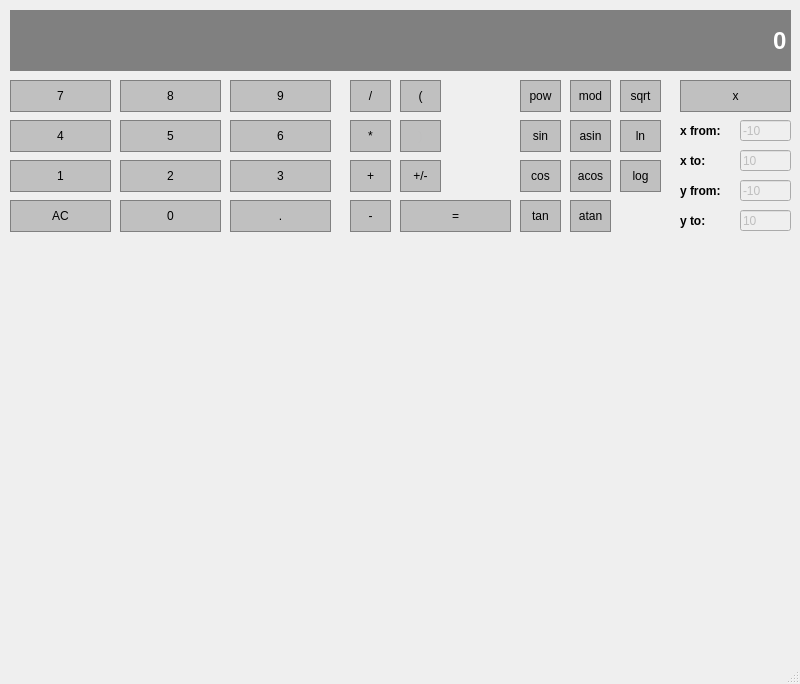
<?xml version="1.0" encoding="UTF-8"?>
<ui version="4.0">
 <class>calc</class>
 <widget class="QMainWindow" name="calc">
  <property name="geometry">
   <rect>
    <x>0</x>
    <y>0</y>
    <width>800</width>
    <height>684</height>
   </rect>
  </property>
  <property name="font">
   <font>
    <kerning>true</kerning>
   </font>
  </property>
  <property name="windowTitle">
   <string>calc</string>
  </property>
  <widget class="QWidget" name="centralwidget">
   <widget class="QLineEdit" name="Display">
    <property name="enabled">
     <bool>false</bool>
    </property>
    <property name="geometry">
     <rect>
      <x>10</x>
      <y>10</y>
      <width>781</width>
      <height>61</height>
     </rect>
    </property>
    <property name="sizePolicy">
     <sizepolicy hsizetype="Preferred" vsizetype="Expanding">
      <horstretch>0</horstretch>
      <verstretch>0</verstretch>
     </sizepolicy>
    </property>
    <property name="font">
     <font>
      <family>Arial</family>
      <pointsize>18</pointsize>
      <weight>75</weight>
      <bold>true</bold>
      <kerning>true</kerning>
     </font>
    </property>
    <property name="styleSheet">
     <string notr="true">QLineEdit {
	background-color: gray;
	border: 1px solid gray;
	color: #ffffff;
}</string>
    </property>
    <property name="text">
     <string>0</string>
    </property>
    <property name="alignment">
     <set>Qt::AlignRight|Qt::AlignTrailing|Qt::AlignVCenter</set>
    </property>
   </widget>
   <widget class="QPushButton" name="Button7">
    <property name="geometry">
     <rect>
      <x>10</x>
      <y>80</y>
      <width>101</width>
      <height>32</height>
     </rect>
    </property>
    <property name="styleSheet">
     <string notr="true">QPushButton {
	background-color: #C0C0C0;
	border: 1px solid gray;
	padding: 5px;
}

QPushButton:pressed {
	background-color: #A9A9A9;
	border: 1px solid gray;
	padding: 5px;
}</string>
    </property>
    <property name="text">
     <string>7</string>
    </property>
    <property name="shortcut">
     <string>7</string>
    </property>
    <attribute name="buttonGroup">
     <string notr="true">buttonGroupNumbers</string>
    </attribute>
   </widget>
   <widget class="QPushButton" name="Button8">
    <property name="geometry">
     <rect>
      <x>120</x>
      <y>80</y>
      <width>101</width>
      <height>32</height>
     </rect>
    </property>
    <property name="styleSheet">
     <string notr="true">QPushButton {
	background-color: #C0C0C0;
	border: 1px solid gray;
	padding: 5px;
}

QPushButton:pressed {
	background-color: #A9A9A9;
	border: 1px solid gray;
	padding: 5px;
}</string>
    </property>
    <property name="text">
     <string>8</string>
    </property>
    <property name="shortcut">
     <string>8</string>
    </property>
    <attribute name="buttonGroup">
     <string notr="true">buttonGroupNumbers</string>
    </attribute>
   </widget>
   <widget class="QPushButton" name="Button9">
    <property name="geometry">
     <rect>
      <x>230</x>
      <y>80</y>
      <width>101</width>
      <height>32</height>
     </rect>
    </property>
    <property name="styleSheet">
     <string notr="true">QPushButton {
	background-color: #C0C0C0;
	border: 1px solid gray;
	padding: 5px;
}

QPushButton:pressed {
	background-color: #A9A9A9;
	border: 1px solid gray;
	padding: 5px;
}</string>
    </property>
    <property name="text">
     <string>9</string>
    </property>
    <property name="shortcut">
     <string>9</string>
    </property>
    <attribute name="buttonGroup">
     <string notr="true">buttonGroupNumbers</string>
    </attribute>
   </widget>
   <widget class="QPushButton" name="Buttonsin">
    <property name="geometry">
     <rect>
      <x>520</x>
      <y>120</y>
      <width>41</width>
      <height>32</height>
     </rect>
    </property>
    <property name="styleSheet">
     <string notr="true">QPushButton {
	background-color: #C0C0C0;
	border: 1px solid gray;
	padding: 5px;
}

QPushButton:pressed {
	background-color: #A9A9A9;
	border: 1px solid gray;
	padding: 5px;
}</string>
    </property>
    <property name="text">
     <string>sin</string>
    </property>
   </widget>
   <widget class="QPushButton" name="Buttondiv">
    <property name="geometry">
     <rect>
      <x>350</x>
      <y>80</y>
      <width>41</width>
      <height>32</height>
     </rect>
    </property>
    <property name="styleSheet">
     <string notr="true">QPushButton {
	background-color: #C0C0C0;
	border: 1px solid gray;
	padding: 5px;
}

QPushButton:pressed {
	background-color: #A9A9A9;
	border: 1px solid gray;
	padding: 5px;
}</string>
    </property>
    <property name="text">
     <string>/</string>
    </property>
    <property name="shortcut">
     <string>/</string>
    </property>
   </widget>
   <widget class="QPushButton" name="Button4">
    <property name="geometry">
     <rect>
      <x>10</x>
      <y>120</y>
      <width>101</width>
      <height>32</height>
     </rect>
    </property>
    <property name="styleSheet">
     <string notr="true">QPushButton {
	background-color: #C0C0C0;
	border: 1px solid gray;
	padding: 5px;
}

QPushButton:pressed {
	background-color: #A9A9A9;
	border: 1px solid gray;
	padding: 5px;
}</string>
    </property>
    <property name="text">
     <string>4</string>
    </property>
    <property name="shortcut">
     <string>4</string>
    </property>
    <attribute name="buttonGroup">
     <string notr="true">buttonGroupNumbers</string>
    </attribute>
   </widget>
   <widget class="QPushButton" name="Button6">
    <property name="geometry">
     <rect>
      <x>230</x>
      <y>120</y>
      <width>101</width>
      <height>32</height>
     </rect>
    </property>
    <property name="styleSheet">
     <string notr="true">QPushButton {
	background-color: #C0C0C0;
	border: 1px solid gray;
	padding: 5px;
}

QPushButton:pressed {
	background-color: #A9A9A9;
	border: 1px solid gray;
	padding: 5px;
}</string>
    </property>
    <property name="text">
     <string>6</string>
    </property>
    <property name="shortcut">
     <string>6</string>
    </property>
    <attribute name="buttonGroup">
     <string notr="true">buttonGroupNumbers</string>
    </attribute>
   </widget>
   <widget class="QPushButton" name="Buttonmul">
    <property name="geometry">
     <rect>
      <x>350</x>
      <y>120</y>
      <width>41</width>
      <height>32</height>
     </rect>
    </property>
    <property name="styleSheet">
     <string notr="true">QPushButton {
	background-color: #C0C0C0;
	border: 1px solid gray;
	padding: 5px;
}

QPushButton:pressed {
	background-color: #A9A9A9;
	border: 1px solid gray;
	padding: 5px;
}</string>
    </property>
    <property name="text">
     <string>*</string>
    </property>
    <property name="shortcut">
     <string>*</string>
    </property>
   </widget>
   <widget class="QPushButton" name="Button5">
    <property name="geometry">
     <rect>
      <x>120</x>
      <y>120</y>
      <width>101</width>
      <height>32</height>
     </rect>
    </property>
    <property name="styleSheet">
     <string notr="true">QPushButton {
	background-color: #C0C0C0;
	border: 1px solid gray;
	padding: 5px;
}

QPushButton:pressed {
	background-color: #A9A9A9;
	border: 1px solid gray;
	padding: 5px;
}</string>
    </property>
    <property name="text">
     <string>5</string>
    </property>
    <property name="shortcut">
     <string>5</string>
    </property>
    <attribute name="buttonGroup">
     <string notr="true">buttonGroupNumbers</string>
    </attribute>
   </widget>
   <widget class="QPushButton" name="Buttoncos">
    <property name="geometry">
     <rect>
      <x>520</x>
      <y>160</y>
      <width>41</width>
      <height>32</height>
     </rect>
    </property>
    <property name="styleSheet">
     <string notr="true">QPushButton {
	background-color: #C0C0C0;
	border: 1px solid gray;
	padding: 5px;
}

QPushButton:pressed {
	background-color: #A9A9A9;
	border: 1px solid gray;
	padding: 5px;
}</string>
    </property>
    <property name="text">
     <string>cos</string>
    </property>
   </widget>
   <widget class="QPushButton" name="Button1">
    <property name="geometry">
     <rect>
      <x>10</x>
      <y>160</y>
      <width>101</width>
      <height>32</height>
     </rect>
    </property>
    <property name="styleSheet">
     <string notr="true">QPushButton {
	background-color: #C0C0C0;
	border: 1px solid gray;
	padding: 5px;
}

QPushButton:pressed {
	background-color: #A9A9A9;
	border: 1px solid gray;
	padding: 5px;
}</string>
    </property>
    <property name="text">
     <string>1</string>
    </property>
    <property name="shortcut">
     <string>1</string>
    </property>
    <property name="checkable">
     <bool>false</bool>
    </property>
    <attribute name="buttonGroup">
     <string notr="true">buttonGroupNumbers</string>
    </attribute>
   </widget>
   <widget class="QPushButton" name="Button3">
    <property name="geometry">
     <rect>
      <x>230</x>
      <y>160</y>
      <width>101</width>
      <height>32</height>
     </rect>
    </property>
    <property name="styleSheet">
     <string notr="true">QPushButton {
	background-color: #C0C0C0;
	border: 1px solid gray;
	padding: 5px;
}

QPushButton:pressed {
	background-color: #A9A9A9;
	border: 1px solid gray;
	padding: 5px;
}</string>
    </property>
    <property name="text">
     <string>3</string>
    </property>
    <property name="shortcut">
     <string>3</string>
    </property>
    <attribute name="buttonGroup">
     <string notr="true">buttonGroupNumbers</string>
    </attribute>
   </widget>
   <widget class="QPushButton" name="Buttonadd">
    <property name="geometry">
     <rect>
      <x>350</x>
      <y>160</y>
      <width>41</width>
      <height>32</height>
     </rect>
    </property>
    <property name="styleSheet">
     <string notr="true">QPushButton {
	background-color: #C0C0C0;
	border: 1px solid gray;
	padding: 5px;
}

QPushButton:pressed {
	background-color: #A9A9A9;
	border: 1px solid gray;
	padding: 5px;
}</string>
    </property>
    <property name="text">
     <string>+</string>
    </property>
    <property name="shortcut">
     <string>+</string>
    </property>
   </widget>
   <widget class="QPushButton" name="Button2">
    <property name="geometry">
     <rect>
      <x>120</x>
      <y>160</y>
      <width>101</width>
      <height>32</height>
     </rect>
    </property>
    <property name="styleSheet">
     <string notr="true">QPushButton {
	background-color: #C0C0C0;
	border: 1px solid gray;
	padding: 5px;
}

QPushButton:pressed {
	background-color: #A9A9A9;
	border: 1px solid gray;
	padding: 5px;
}</string>
    </property>
    <property name="text">
     <string>2</string>
    </property>
    <property name="shortcut">
     <string>2</string>
    </property>
    <attribute name="buttonGroup">
     <string notr="true">buttonGroupNumbers</string>
    </attribute>
   </widget>
   <widget class="QPushButton" name="Buttontan">
    <property name="geometry">
     <rect>
      <x>520</x>
      <y>200</y>
      <width>41</width>
      <height>32</height>
     </rect>
    </property>
    <property name="styleSheet">
     <string notr="true">QPushButton {
	background-color: #C0C0C0;
	border: 1px solid gray;
	padding: 5px;
}

QPushButton:pressed {
	background-color: #A9A9A9;
	border: 1px solid gray;
	padding: 5px;
}</string>
    </property>
    <property name="text">
     <string>tan</string>
    </property>
   </widget>
   <widget class="QPushButton" name="ButtonAC">
    <property name="geometry">
     <rect>
      <x>10</x>
      <y>200</y>
      <width>101</width>
      <height>32</height>
     </rect>
    </property>
    <property name="styleSheet">
     <string notr="true">QPushButton {
	background-color: #C0C0C0;
	border: 1px solid gray;
	padding: 5px;
}

QPushButton:pressed {
	background-color: #A9A9A9;
	border: 1px solid gray;
	padding: 5px;
}</string>
    </property>
    <property name="text">
     <string>AC</string>
    </property>
    <property name="shortcut">
     <string>Esc</string>
    </property>
   </widget>
   <widget class="QPushButton" name="ButtonPoint">
    <property name="geometry">
     <rect>
      <x>230</x>
      <y>200</y>
      <width>101</width>
      <height>32</height>
     </rect>
    </property>
    <property name="styleSheet">
     <string notr="true">QPushButton {
	background-color: #C0C0C0;
	border: 1px solid gray;
	padding: 5px;
}

QPushButton:pressed {
	background-color: #A9A9A9;
	border: 1px solid gray;
	padding: 5px;
}</string>
    </property>
    <property name="text">
     <string>.</string>
    </property>
    <property name="shortcut">
     <string>.</string>
    </property>
   </widget>
   <widget class="QPushButton" name="Buttonsub">
    <property name="geometry">
     <rect>
      <x>350</x>
      <y>200</y>
      <width>41</width>
      <height>32</height>
     </rect>
    </property>
    <property name="styleSheet">
     <string notr="true">QPushButton {
	background-color: #C0C0C0;
	border: 1px solid gray;
	padding: 5px;
}

QPushButton:pressed {
	background-color: #A9A9A9;
	border: 1px solid gray;
	padding: 5px;
}</string>
    </property>
    <property name="text">
     <string>-</string>
    </property>
    <property name="shortcut">
     <string>-</string>
    </property>
   </widget>
   <widget class="QPushButton" name="Button0">
    <property name="geometry">
     <rect>
      <x>120</x>
      <y>200</y>
      <width>101</width>
      <height>32</height>
     </rect>
    </property>
    <property name="styleSheet">
     <string notr="true">QPushButton {
	background-color: #C0C0C0;
	border: 1px solid gray;
	padding: 5px;
}

QPushButton:pressed {
	background-color: #A9A9A9;
	border: 1px solid gray;
	padding: 5px;
}</string>
    </property>
    <property name="text">
     <string>0</string>
    </property>
    <property name="shortcut">
     <string>0</string>
    </property>
    <attribute name="buttonGroup">
     <string notr="true">buttonGroupNumbers</string>
    </attribute>
   </widget>
   <widget class="QPushButton" name="Buttoneq">
    <property name="geometry">
     <rect>
      <x>400</x>
      <y>200</y>
      <width>111</width>
      <height>32</height>
     </rect>
    </property>
    <property name="styleSheet">
     <string notr="true">QPushButton {
	background-color: #C0C0C0;
	border: 1px solid gray;
	padding: 5px;
}

QPushButton:pressed {
	background-color: #A9A9A9;
	border: 1px solid gray;
	padding: 5px;
}</string>
    </property>
    <property name="text">
     <string>=</string>
    </property>
    <property name="shortcut">
     <string>Return</string>
    </property>
   </widget>
   <widget class="QPushButton" name="Buttonln">
    <property name="geometry">
     <rect>
      <x>620</x>
      <y>120</y>
      <width>41</width>
      <height>32</height>
     </rect>
    </property>
    <property name="styleSheet">
     <string notr="true">QPushButton {
	background-color: #C0C0C0;
	border: 1px solid gray;
	padding: 5px;
}

QPushButton:pressed {
	background-color: #A9A9A9;
	border: 1px solid gray;
	padding: 5px;
}</string>
    </property>
    <property name="text">
     <string>ln</string>
    </property>
   </widget>
   <widget class="QPushButton" name="Buttonopen">
    <property name="geometry">
     <rect>
      <x>400</x>
      <y>80</y>
      <width>41</width>
      <height>32</height>
     </rect>
    </property>
    <property name="styleSheet">
     <string notr="true">QPushButton {
	background-color: #C0C0C0;
	border: 1px solid gray;
	padding: 5px;
}

QPushButton:pressed {
	background-color: #A9A9A9;
	border: 1px solid gray;
	padding: 5px;
}</string>
    </property>
    <property name="text">
     <string>(</string>
    </property>
    <property name="shortcut">
     <string>(</string>
    </property>
   </widget>
   <widget class="QPushButton" name="Buttonclose">
    <property name="enabled">
     <bool>false</bool>
    </property>
    <property name="geometry">
     <rect>
      <x>400</x>
      <y>120</y>
      <width>41</width>
      <height>32</height>
     </rect>
    </property>
    <property name="styleSheet">
     <string notr="true">QPushButton {
	background-color: #C0C0C0;
	border: 1px solid gray;
	padding: 5px;
}

QPushButton:pressed {
	background-color: #A9A9A9;
	border: 1px solid gray;
	padding: 5px;
}</string>
    </property>
    <property name="text">
     <string>)</string>
    </property>
    <property name="shortcut">
     <string>)</string>
    </property>
   </widget>
   <widget class="QPushButton" name="Buttonpow">
    <property name="geometry">
     <rect>
      <x>520</x>
      <y>80</y>
      <width>41</width>
      <height>32</height>
     </rect>
    </property>
    <property name="styleSheet">
     <string notr="true">QPushButton {
	background-color: #C0C0C0;
	border: 1px solid gray;
	padding: 5px;
}

QPushButton:pressed {
	background-color: #A9A9A9;
	border: 1px solid gray;
	padding: 5px;
}</string>
    </property>
    <property name="text">
     <string>pow</string>
    </property>
    <property name="shortcut">
     <string>^</string>
    </property>
   </widget>
   <widget class="QPushButton" name="Buttonx">
    <property name="geometry">
     <rect>
      <x>680</x>
      <y>80</y>
      <width>111</width>
      <height>32</height>
     </rect>
    </property>
    <property name="styleSheet">
     <string notr="true">QPushButton {
	background-color: #C0C0C0;
	border: 1px solid gray;
	padding: 5px;
}

QPushButton:pressed {
	background-color: #A9A9A9;
	border: 1px solid gray;
	padding: 5px;
}</string>
    </property>
    <property name="text">
     <string>x</string>
    </property>
    <property name="shortcut">
     <string>X</string>
    </property>
   </widget>
   <widget class="QLineEdit" name="lineEdit">
    <property name="enabled">
     <bool>false</bool>
    </property>
    <property name="geometry">
     <rect>
      <x>740</x>
      <y>120</y>
      <width>51</width>
      <height>21</height>
     </rect>
    </property>
    <property name="text">
     <string>-10</string>
    </property>
   </widget>
   <widget class="QLineEdit" name="lineEdit_2">
    <property name="enabled">
     <bool>false</bool>
    </property>
    <property name="geometry">
     <rect>
      <x>740</x>
      <y>150</y>
      <width>51</width>
      <height>21</height>
     </rect>
    </property>
    <property name="text">
     <string>10</string>
    </property>
   </widget>
   <widget class="QLineEdit" name="lineEdit_3">
    <property name="enabled">
     <bool>false</bool>
    </property>
    <property name="geometry">
     <rect>
      <x>740</x>
      <y>180</y>
      <width>51</width>
      <height>21</height>
     </rect>
    </property>
    <property name="text">
     <string>-10</string>
    </property>
   </widget>
   <widget class="QLineEdit" name="lineEdit_4">
    <property name="enabled">
     <bool>false</bool>
    </property>
    <property name="geometry">
     <rect>
      <x>740</x>
      <y>210</y>
      <width>51</width>
      <height>21</height>
     </rect>
    </property>
    <property name="text">
     <string>10</string>
    </property>
   </widget>
   <widget class="QPushButton" name="Buttonsign">
    <property name="geometry">
     <rect>
      <x>400</x>
      <y>160</y>
      <width>41</width>
      <height>32</height>
     </rect>
    </property>
    <property name="styleSheet">
     <string notr="true">QPushButton {
	background-color: #C0C0C0;
	border: 1px solid gray;
	padding: 5px;
}

QPushButton:pressed {
	background-color: #A9A9A9;
	border: 1px solid gray;
	padding: 5px;
}</string>
    </property>
    <property name="text">
     <string>+/-</string>
    </property>
   </widget>
   <widget class="QPushButton" name="Buttonmod">
    <property name="geometry">
     <rect>
      <x>570</x>
      <y>80</y>
      <width>41</width>
      <height>32</height>
     </rect>
    </property>
    <property name="styleSheet">
     <string notr="true">QPushButton {
	background-color: #C0C0C0;
	border: 1px solid gray;
	padding: 5px;
}

QPushButton:pressed {
	background-color: #A9A9A9;
	border: 1px solid gray;
	padding: 5px;
}</string>
    </property>
    <property name="text">
     <string>mod</string>
    </property>
   </widget>
   <widget class="QPushButton" name="Buttonasin">
    <property name="geometry">
     <rect>
      <x>570</x>
      <y>120</y>
      <width>41</width>
      <height>32</height>
     </rect>
    </property>
    <property name="styleSheet">
     <string notr="true">QPushButton {
	background-color: #C0C0C0;
	border: 1px solid gray;
	padding: 5px;
}

QPushButton:pressed {
	background-color: #A9A9A9;
	border: 1px solid gray;
	padding: 5px;
}</string>
    </property>
    <property name="text">
     <string>asin</string>
    </property>
   </widget>
   <widget class="QPushButton" name="Buttonacos">
    <property name="geometry">
     <rect>
      <x>570</x>
      <y>160</y>
      <width>41</width>
      <height>32</height>
     </rect>
    </property>
    <property name="styleSheet">
     <string notr="true">QPushButton {
	background-color: #C0C0C0;
	border: 1px solid gray;
	padding: 5px;
}

QPushButton:pressed {
	background-color: #A9A9A9;
	border: 1px solid gray;
	padding: 5px;
}</string>
    </property>
    <property name="text">
     <string>acos</string>
    </property>
   </widget>
   <widget class="QPushButton" name="Buttonatan">
    <property name="geometry">
     <rect>
      <x>570</x>
      <y>200</y>
      <width>41</width>
      <height>32</height>
     </rect>
    </property>
    <property name="styleSheet">
     <string notr="true">QPushButton {
	background-color: #C0C0C0;
	border: 1px solid gray;
	padding: 5px;
}

QPushButton:pressed {
	background-color: #A9A9A9;
	border: 1px solid gray;
	padding: 5px;
}</string>
    </property>
    <property name="text">
     <string>atan</string>
    </property>
   </widget>
   <widget class="QPushButton" name="Buttonlog">
    <property name="geometry">
     <rect>
      <x>620</x>
      <y>160</y>
      <width>41</width>
      <height>32</height>
     </rect>
    </property>
    <property name="styleSheet">
     <string notr="true">QPushButton {
	background-color: #C0C0C0;
	border: 1px solid gray;
	padding: 5px;
}

QPushButton:pressed {
	background-color: #A9A9A9;
	border: 1px solid gray;
	padding: 5px;
}</string>
    </property>
    <property name="text">
     <string>log</string>
    </property>
   </widget>
   <widget class="QPushButton" name="Buttonsqrt">
    <property name="geometry">
     <rect>
      <x>620</x>
      <y>80</y>
      <width>41</width>
      <height>32</height>
     </rect>
    </property>
    <property name="styleSheet">
     <string notr="true">QPushButton {
	background-color: #C0C0C0;
	border: 1px solid gray;
	padding: 5px;
}

QPushButton:pressed {
	background-color: #A9A9A9;
	border: 1px solid gray;
	padding: 5px;
}</string>
    </property>
    <property name="text">
     <string>sqrt</string>
    </property>
   </widget>
   <widget class="QWidget" name="frame" native="true">
    <property name="geometry">
     <rect>
      <x>10</x>
      <y>240</y>
      <width>781</width>
      <height>391</height>
     </rect>
    </property>
   </widget>
   <widget class="QLabel" name="label">
    <property name="geometry">
     <rect>
      <x>680</x>
      <y>120</y>
      <width>51</width>
      <height>21</height>
     </rect>
    </property>
    <property name="font">
     <font>
      <weight>75</weight>
      <bold>true</bold>
      <kerning>true</kerning>
     </font>
    </property>
    <property name="text">
     <string>x from:</string>
    </property>
   </widget>
   <widget class="QLabel" name="label_2">
    <property name="geometry">
     <rect>
      <x>680</x>
      <y>150</y>
      <width>51</width>
      <height>21</height>
     </rect>
    </property>
    <property name="font">
     <font>
      <weight>75</weight>
      <bold>true</bold>
      <kerning>true</kerning>
     </font>
    </property>
    <property name="text">
     <string>x to:</string>
    </property>
   </widget>
   <widget class="QLabel" name="label_3">
    <property name="geometry">
     <rect>
      <x>680</x>
      <y>180</y>
      <width>51</width>
      <height>21</height>
     </rect>
    </property>
    <property name="font">
     <font>
      <weight>75</weight>
      <bold>true</bold>
      <kerning>true</kerning>
     </font>
    </property>
    <property name="text">
     <string>y from:</string>
    </property>
   </widget>
   <widget class="QLabel" name="label_4">
    <property name="geometry">
     <rect>
      <x>680</x>
      <y>210</y>
      <width>51</width>
      <height>21</height>
     </rect>
    </property>
    <property name="font">
     <font>
      <weight>75</weight>
      <bold>true</bold>
      <kerning>true</kerning>
     </font>
    </property>
    <property name="text">
     <string>y to:</string>
    </property>
   </widget>
  </widget>
  <widget class="QMenuBar" name="menubar">
   <property name="geometry">
    <rect>
     <x>0</x>
     <y>0</y>
     <width>800</width>
     <height>20</height>
    </rect>
   </property>
  </widget>
  <widget class="QStatusBar" name="statusbar"/>
 </widget>
 <resources/>
 <connections/>
 <buttongroups>
  <buttongroup name="buttonGroupNumbers">
   <property name="exclusive">
    <bool>true</bool>
   </property>
  </buttongroup>
 </buttongroups>
</ui>
